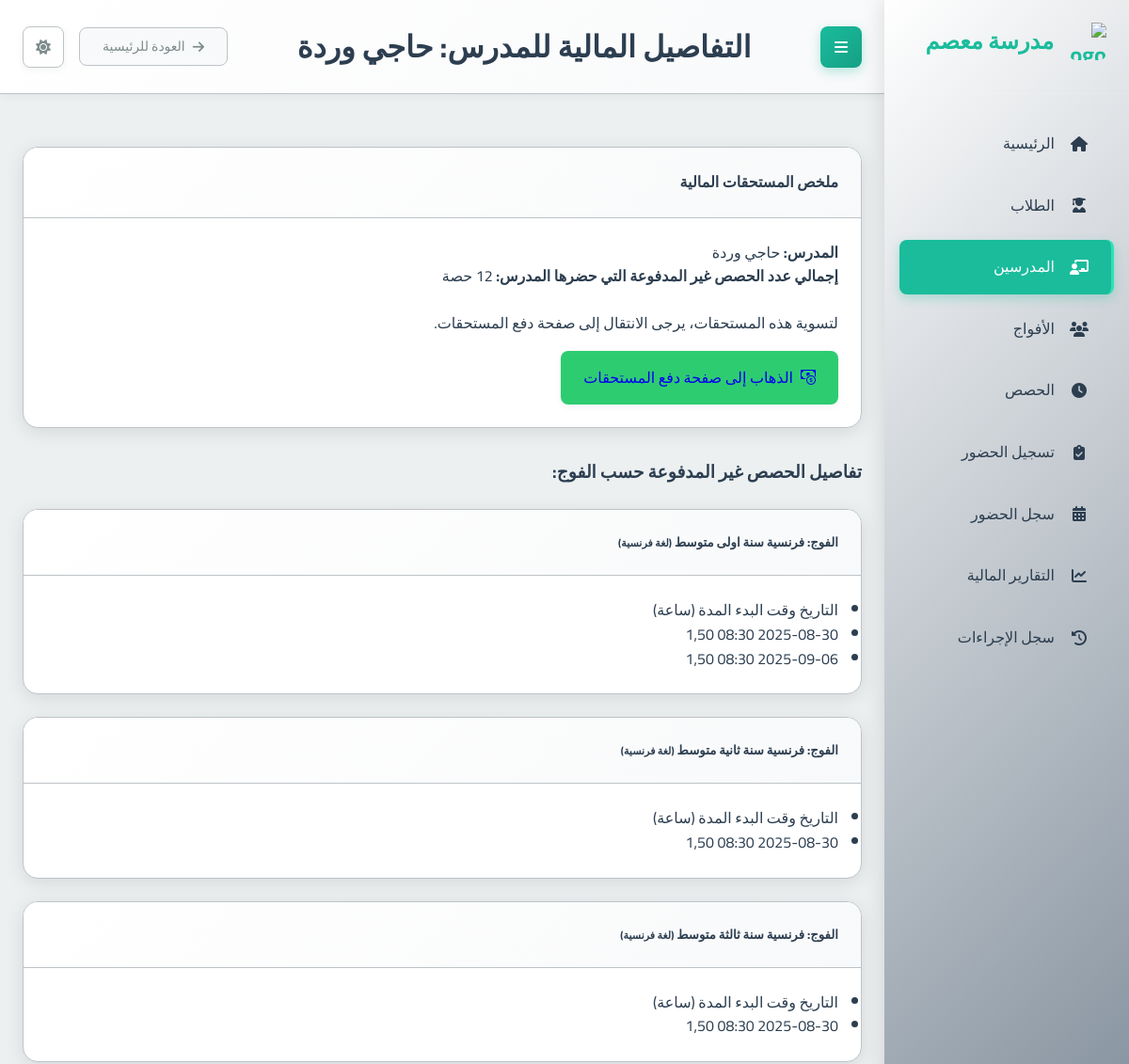
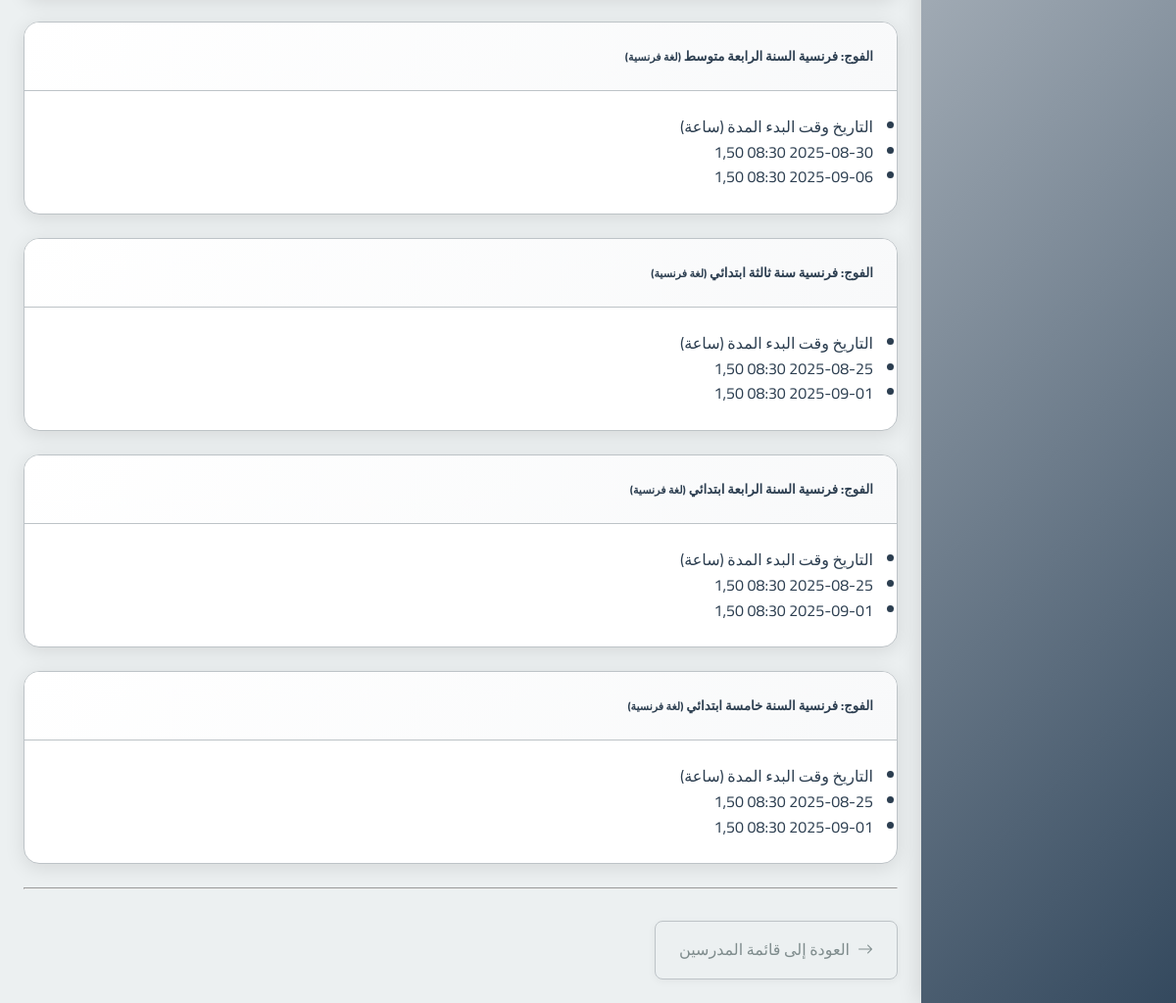
The page /teachers/2/financial_detail/ on the database its author committed (2 pictures, top to bottom).
### school_app/models.py (models this page shows, shortened)
class Teacher(models.Model):
    full_name = models.CharField(max_length=201, verbose_name="الاسم الكامل")
    phone_number = models.CharField(max_length=20, unique=True, verbose_name="رقم الهاتف")
    subject = models.ForeignKey(Subject, on_delete=models.PROTECT, verbose_name="المادة الأساسية")
    created_at = models.DateTimeField(auto_now_add=True, verbose_name="تاريخ الإنشاء")
    class Meta:
        verbose_name = "مدرس"
        verbose_name_plural = "المدرسون"

class Group(models.Model):
    name = models.CharField(max_length=100, verbose_name="اسم الفوج")
    subject = models.ForeignKey(Subject, on_delete=models.PROTECT, verbose_name="المادة")
    teacher = models.ForeignKey(Teacher, on_delete=models.CASCADE, verbose_name="المدرس")
    academic_levels = models.ManyToManyField(AcademicLevel, verbose_name="المستويات الدراسية المتوافقة")
    price_per_4_sessions = models.DecimalField(max_digits=10, decimal_places=2, verbose_name="السعر لكل 4 حصص")
    session_day = models.IntegerField(choices=[
        (0, 'الاثنين'),
        (1, 'الثلاثاء'),
        (2, 'الأربعاء'),
        (3, 'الخميس'),
        (4, 'الجمعة'),
        (5, 'السبت'),
        (6, 'الأحد')
    ], verbose_name="يوم الحصة")
    session_start_time = models.TimeField(verbose_name="وقت بداية الحصة")
    session_duration = models.DecimalField(max_digits=4, decimal_places=2, default=1.5, verbose_name="مدة الحصة (ساعات)")
    students = models.ManyToManyField(Student, through='StudentGroup', blank=True, verbose_name="الطلاب المسجلون")
    created_at = models.DateTimeField(auto_now_add=True, verbose_name="تاريخ الإنشاء")
    is_continuous = models.BooleanField(default=False, verbose_name="فوج مستمر (تُنشأ الحصص أسبوعياً تلقائياً)")
    created_sessions_until = models.DateField(null=True, blank=True, verbose_name="تم إنشاء الحصص حتى تاريخ")
    class Meta:
        verbose_name = "فوج"
        verbose_name_plural = "الأفواج"

class Subject(models.Model):
    name = models.CharField(max_length=100, verbose_name="اسم المادة")
    class Meta:
        verbose_name = "مادة دراسية"
        verbose_name_plural = "المواد الدراسية"

class Session(models.Model):
    group = models.ForeignKey(Group, on_delete=models.CASCADE, related_name='sessions', verbose_name="الفوج")
    date = models.DateField(verbose_name="التاريخ")
    start_time = models.TimeField(verbose_name="وقت البدء")
    duration = models.DecimalField(max_digits=4, decimal_places=2, verbose_name="المدة (ساعات)")
    teacher_attended = models.BooleanField(default=True, verbose_name="حضور المدرس")
    teacher_compensated = models.BooleanField(default=False, verbose_name="تم تعويض المدرس")
    teacher_payment_amount = models.DecimalField(max_digits=10, decimal_places=2, default=Decimal('0.00'), verbose_name="المبلغ المدفوع للمدرس")
    created_at = models.DateTimeField(auto_now_add=True, verbose_name="تاريخ الإنشاء")
    class Meta:
        verbose_name = "حصة"
        verbose_name_plural = "الحصص"

### school_app/views.py (the view)
# urls.py: path('teachers/<int:teacher_id>/financial_detail/', views.teacher_financial_detail, name='teacher_financial_detail'),
def teacher_financial_detail(request, teacher_id):
    teacher = get_object_or_404(Teacher, id=teacher_id)
    groups_with_uncompensated_sessions = []
    total_uncompensated_sessions_count = 0
    teacher_groups = Group.objects.filter(teacher=teacher).prefetch_related('sessions', 'subject')
    for group in teacher_groups:
        uncompensated_sessions = group.sessions.filter(teacher_attended=True, teacher_compensated=False).order_by('date', 'start_time')
        if uncompensated_sessions.exists():
            group_data = {
                'group_name': group.name,
                'subject_name': group.subject.name,
                'sessions': []
            }
            for session in uncompensated_sessions:
                group_data['sessions'].append({
                    'date': session.date,
                    'start_time': session.start_time.strftime("%H:%M"),
                    'duration': session.duration,
                })
                total_uncompensated_sessions_count += 1
            groups_with_uncompensated_sessions.append(group_data)
    context = {
        'teacher': teacher,
        'groups_with_uncompensated_sessions': groups_with_uncompensated_sessions,
        'total_uncompensated_sessions_count': total_uncompensated_sessions_count,
        'page_title': f"التفاصيل المالية للمدرس: {teacher.full_name}"
    }
    return render(request, 'school_app/teacher_financial_detail.html', context)

### templates/school_app/teacher_financial_detail.html (shortened to what this page needs)
{% extends "base.html" %}
{% block page_title %}التفاصيل المالية للمدرس: {{ teacher.full_name }}{% endblock %}
{% block content %}
<div class="container mt-4">
    <div class="card shadow-sm mb-4">
        <div class="card-header bg-primary text-white">
            <h4 class="mb-0">ملخص المستحقات المالية</h4>
        </div>
        <div class="card-body">
            <p class="lead">
                <strong>المدرس:</strong> {{ teacher.full_name }}
            </p>
            <p class="lead">
                <strong>إجمالي عدد الحصص غير المدفوعة التي حضرها المدرس:</strong>
                <span class="badge bg-warning text-dark fs-5">{{ total_uncompensated_sessions_count }}</span> حصة
            </p>
            {% if total_uncompensated_sessions_count > 0 %}
                <p class="mt-3">لتسوية هذه المستحقات، يرجى الانتقال إلى صفحة دفع المستحقات.</p>
                <a href="{% url 'teacher_monthly_payment' teacher_id=teacher.id %}" class="btn btn-success btn-lg mt-2">
                    <i class="bi bi-cash-coin"></i> الذهاب إلى صفحة دفع المستحقات
                </a>
            {% else %}
                <p class="mt-3 text-success"><i class="bi bi-check-circle-fill"></i> لا توجد حالياً أي حصص مستحقة للدفع لهذا المدرس.</p>
            {% endif %}
        </div>
    </div>
    {% if groups_with_uncompensated_sessions %}
        <h3 class="mb-3 mt-5">تفاصيل الحصص غير المدفوعة حسب الفوج:</h3>
        {% for group_info in groups_with_uncompensated_sessions %}
            <div class="card mb-3">
                <div class="card-header">
                    <h5>الفوج: {{ group_info.group_name }} <small class="text-muted">({{ group_info.subject_name }})</small></h5>
                </div>
                <div class="card-body">
                    {% if group_info.sessions %}
                        <ul class="list-group list-group-flush">
                            <li class="list-group-item d-flex justify-content-between align-items-center active bg-secondary text-white">
                                <span>التاريخ</span>
                                <span>وقت البدء</span>
                                <span>المدة (ساعة)</span>
                            </li>
                            {% for session in group_info.sessions %}
                                <li class="list-group-item d-flex justify-content-between align-items-center">
                                    <span>{{ session.date|date:"Y-m-d" }}</span>
                                    <span>{{ session.start_time }}</span>
                                    <span>{{ session.duration }}</span>
                                </li>
                            {% endfor %}
                        </ul>
                    {% else %}
                        <p>لا توجد حصص غير مدفوعة لهذا الفوج.</p>
                    {% endif %}
                </div>
            </div>
        {% endfor %}
    {% endif %}
    <hr class="my-4">
    <div class="mt-4">
        <a href="{% url 'teacher_list' %}" class="btn btn-outline-secondary">
            <i class="bi bi-arrow-right"></i> العودة إلى قائمة المدرسين
        </a>
    </div>
</div>
{% endblock %}

### static/css/main.css (style rules this page uses)
:root { --primary-color: #2c3e50; --primary-light: #34495e; --primary-darker: #1a252f; --accent-color: #1abc9c; --accent-light: #2fe2b3; --accent-dark: #16a085; --text-color: #2c3e50; --text-secondary: #7f8c8d; --text-on-primary: #ffffff; --text-on-accent: #ffffff; --text-nav: #2c3e50; --background-color: #ecf0f1; --card-background: #ffffff; --input-background: #ffffff; --border-color: #bdc3c7; --input-border-color: #bdc3c7; --success-color: #2ecc71; --warning-color: #f39c12; --error-color: #e74c3c; --info-color: #1E90FF; --table-header-background: #e9ecef; --table-row-hover-background: #f8f9fa; --box-shadow-color: rgba(0, 0, 0, 0.1); --box-shadow-color-hover: rgba(0, 0, 0, 0.15); --box-shadow-soft-color: rgba(0, 0, 0, 0.05); --subtle-background: #f8f9fa; --spacing-xs: 8px; --spacing-sm: 16px; --spacing-md: 24px; --spacing-lg: 32px; --spacing-xl: 48px; --font-family: 'Cairo', sans-serif; --font-size-xs: 12px; --font-size-sm: 14px; --font-size-md: 16px; --font-size-lg: 20px; --font-size-xl: 24px; --font-size-xxl: 32px; --border-radius-sm: 4px; --border-radius-md: 8px; --border-radius-lg: 16px; --transition-fast: 0.2s ease; --transition-normal: 0.3s ease; --transition-slow: 0.5s ease; --sidebar-width: 260px; }
* { margin: 0; padding: 0; box-sizing: border-box; direction: rtl; }
html { direction: rtl; font-size: 16px; }
body { font-family: var(--font-family); background-color: var(--background-color); color: var(--text-color); line-height: 1.6; transition: background-color var(--transition-normal), color var(--transition-normal); overflow-x: hidden; }
.btn-success { background: var(--success-color); }
.card { background-color: var(--card-background); border-radius: var(--border-radius-lg); box-shadow: 0 4px 20px var(--box-shadow-color); margin-bottom: var(--spacing-md); overflow: hidden; transition: all var(--transition-normal); border: 1px solid var(--border-color); }
.card-header { padding: var(--spacing-md); border-bottom: 1px solid var(--border-color); background: linear-gradient(135deg, var(--card-background) 0%, var(--subtle-background) 100%); }
.card-body { padding: var(--spacing-md); color: var(--text-color); }
.btn { font-family: var(--font-family); padding: var(--spacing-sm) var(--spacing-md); border: none; border-radius: var(--border-radius-md); cursor: pointer; font-size: var(--font-size-md); font-weight: 500; text-decoration: none; display: inline-flex; align-items: center; gap: var(--spacing-xs); transition: all var(--transition-fast); box-shadow: 0 2px 8px var(--box-shadow-soft-color); }
.btn-outline-secondary { background-color: transparent; border: 1px solid var(--border-color); color: var(--text-secondary); }
.mb-3 { margin-bottom: var(--spacing-md); }
.mb-4 { margin-bottom: var(--spacing-lg); }
.mt-2 { margin-top: var(--spacing-sm); }
.mt-3 { margin-top: var(--spacing-md); }
.mt-4 { margin-top: var(--spacing-lg); }

### rows shown on the page
Teacher: full_name "حاجي وردة"
Group: group_name "فرنسية سنة اولى متوسط"
Subject: subject_name "لغة فرنسية" "لغة فرنسية" "لغة فرنسية" "لغة فرنسية" "لغة فرنسية" "لغة فرنسية" "لغة فرنسية"
Session: date "2025-08-30", duration "1,50"
Session: date "2025-09-06", duration "1,50"
Group: group_name "فرنسية سنة ثانية متوسط"
Session: date "2025-08-30", duration "1,50"
Group: group_name "فرنسية سنة ثالثة متوسط"
Session: date "2025-08-30", duration "1,50"
Group: group_name "فرنسية السنة الرابعة متوسط"
Session: date "2025-08-30", duration "1,50"
Session: date "2025-09-06", duration "1,50"
Group: group_name "فرنسية سنة ثالثة ابتدائي"
Session: date "2025-08-25", duration "1,50"
Session: date "2025-09-01", duration "1,50"
Group: group_name "فرنسية السنة الرابعة ابتدائي"
Session: date "2025-08-25", duration "1,50"
Session: date "2025-09-01", duration "1,50"
Group: group_name "فرنسية السنة خامسة ابتدائي"
Session: date "2025-08-25", duration "1,50"
Session: date "2025-09-01", duration "1,50"

### other values the page prints
{{ total_uncompensated_sessions_count }} "12"
{{ session.start_time }} "08:30" "08:30" "08:30" "08:30" "08:30" "08:30" "08:30" "08:30" "08:30" "08:30" "08:30" "08:30"
